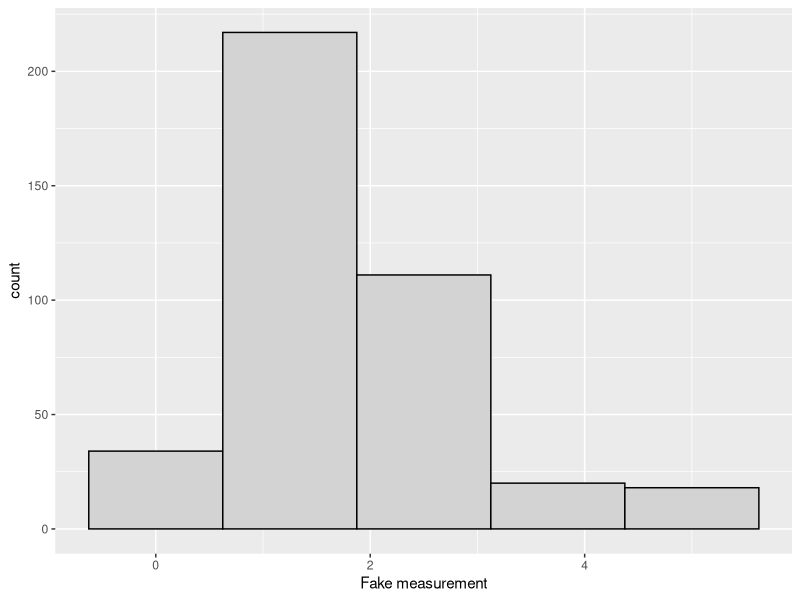

The R source for this figure:
## ---- chunk 1
knitr::opts_chunk$set(echo = TRUE)
## ---- chunk 2
possible_outcomes <- c(0, 1, 2, 3, 4, 5)
outcome_probabilities <- c(0.1, 0.5, 0.2, 0.1, 0.05, 0.05)
n_data_points <- 400
set.seed(1)
fake_data_points <- sample(possible_outcomes,
n_data_points,
replace=T,
prob=outcome_probabilities)
set.seed(NULL)
fake_data_set <- tibble::data_frame(`Fake measurement`=fake_data_points)
## ---- chunk 3
ggplot2::ggplot(fake_data_set, ggplot2::aes(x=`Fake measurement`)) +
ggplot2::geom_histogram(bins=5, colour="black", fill="lightgrey")
